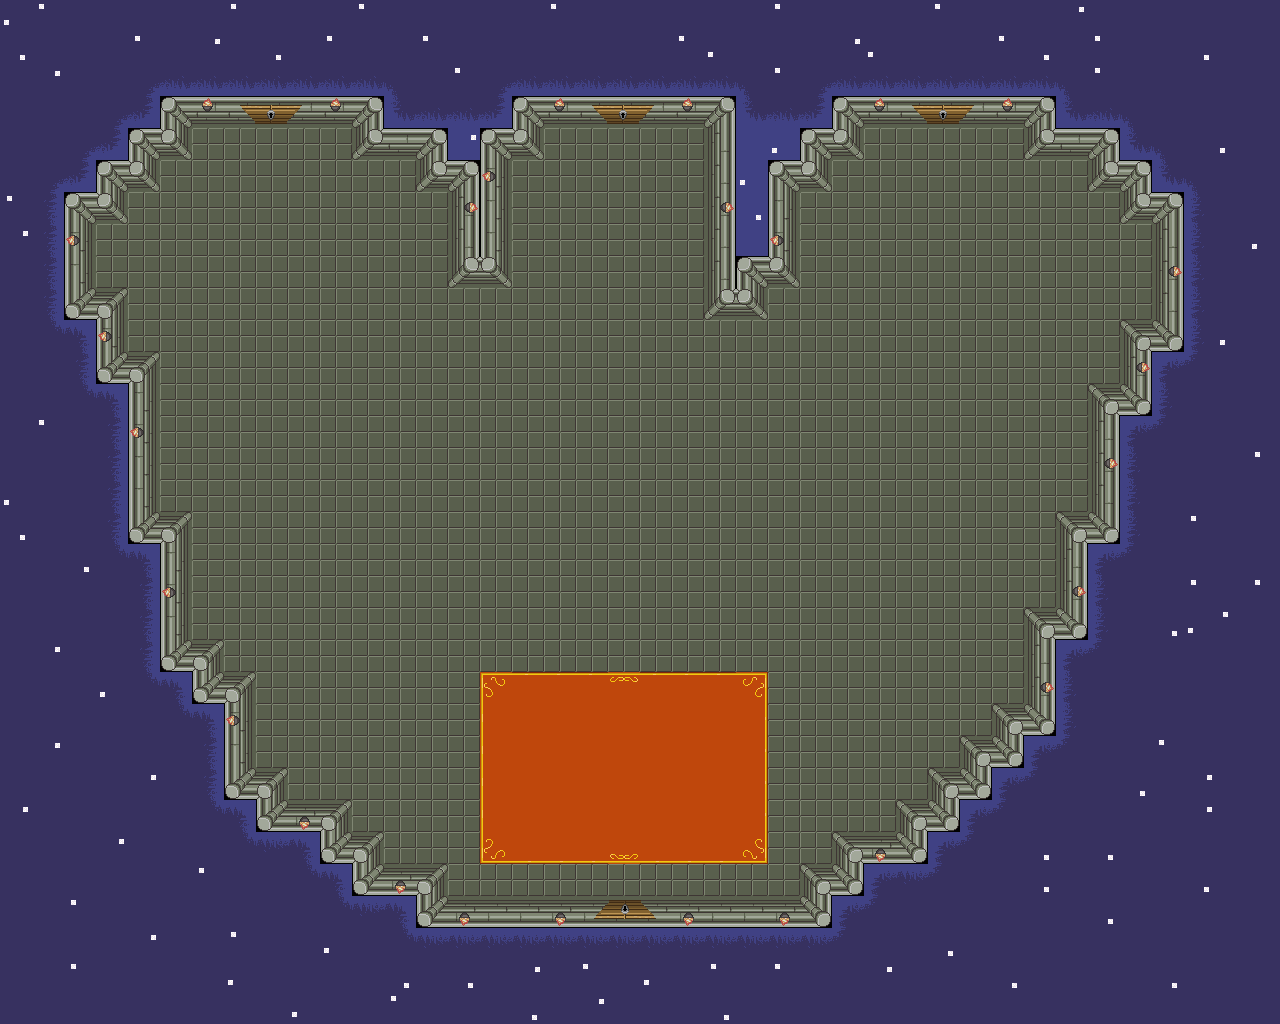

A level layout from a 2D game, rendered from its tile map. Below: a short description, then the map file with tile-grid data replaced by summaries:
An orthogonal 40x32 tile map with 32x32 px tiles, 3 tile layers (Sala_I, Tochas, Porta), 2 tilesets and 48 objects (40x Parede, Porta_II, Porta_III, Porta_IV, Exit, ...).

<map version="1.10" tiledversion="1.10.2" orientation="orthogonal" renderorder="right-down" width="40" height="32" tilewidth="32" tileheight="32" infinite="0" nextlayerid="13" nextobjectid="80">
 <tileset firstgid="1" source="tileset_complet_obj.tsx" />
 <tileset firstgid="82" source="Fundo.tsx" />
 <layer id="1" name="Sala_I" width="40" height="32">
  <data>[1280 cells, 1280 non-empty, 28 distinct tile ids]</data>
 </layer>
 <layer id="12" name="Tochas" width="40" height="32">
  <data>[1280 cells, 27 non-empty, 1 distinct tile ids]</data>
 </layer>
 <layer id="8" name="Porta" width="40" height="32">
  <data>[1280 cells, 12 non-empty, 3 distinct tile ids]</data>
 </layer>
 <objectgroup id="2" name="Paredes">
  <object id="7" name="Parede" type="Parede" x="167.5" y="98.6667" width="208.5" height="28" />
  <object id="9" name="Parede" type="Parede" x="353.333" y="126.333" width="81.6667" height="32.6667" />
  <object id="10" name="Parede" type="Parede" x="415.5" y="133.333" width="34.6667" height="58.1667" />
  <object id="12" type="Parede" x="450.667" y="132" width="57.3333" height="150.667" />
  <object id="13" name="Parede" type="Parede" x="513.333" y="104" width="25.3333" height="52" />
  <object id="15" name="Parede" type="Parede" x="514.333" y="100" width="219" height="28" />
  <object id="20" name="Parede" type="Parede" x="705.333" y="102.667" width="29.3333" height="217.333" />
  <object id="23" name="Parede" type="Parede" x="735" y="254.5" width="32.5" height="65.5" />
  <object id="24" name="Parede" type="Parede" x="768" y="161" width="31" height="126" />
  <object id="25" name="Parede" type="Parede" x="800" y="129" width="31" height="65" />
  <object id="26" name="Parede" type="Parede" x="831.5" y="96.5" width="32" height="63" />
  <object id="28" name="Parede" type="Parede" x="863.5" y="97" width="190.5" height="32" />
  <object id="31" name="Parede" type="Parede" x="1023.5" y="128.5" width="95.5" height="32.5" />
  <object id="33" name="Parede" type="Parede" x="1087.5" y="161.5" width="63.5" height="31.5" />
  <object id="34" name="Parede" type="Parede" x="1118.5" y="194" width="64" height="29.5" />
  <object id="35" name="Parede" type="Parede" x="1151.5" y="223" width="31.5" height="127" />
  <object id="36" name="Parede" type="Parede" x="1120.5" y="319" width="30.5" height="95.5" />
  <object id="37" name="Parede" type="Parede" x="1088" y="385.5" width="31" height="156" />
  <object id="38" name="Parede" type="Parede" x="1056" y="512" width="30.5" height="126" />
  <object id="39" name="Parede" type="Parede" x="1022.5" y="606" width="32" height="128.5" />
  <object id="40" name="Parede" type="Parede" x="992.5" y="703.5" width="30.5" height="63.5" />
  <object id="41" name="Parede" type="Parede" x="958" y="735.5" width="33.5" height="64" />
  <object id="42" name="Parede" type="Parede" x="927" y="767.5" width="32" height="64.5" />
  <object id="43" name="Parede" type="Parede" x="896.5" y="799.5" width="30" height="63" />
  <object id="44" name="Parede" type="Parede" x="832" y="832.5" width="63.5" height="30.5" />
  <object id="45" name="Parede" type="Parede" x="801.5" y="861.5" width="61" height="32.5" />
  <object id="46" name="Parede" type="Parede" x="418.5" y="895.5" width="412" height="30" />
  <object id="48" name="Parede" type="Parede" x="353" y="865" width="95.5" height="29" />
  <object id="49" name="Parede" type="Parede" x="320" y="833" width="62.5" height="30" />
  <object id="50" name="Parede" type="Parede" x="257" y="800.5" width="94.5" height="30.5" />
  <object id="51" name="Parede" type="Parede" x="225" y="769" width="63.5" height="29.5" />
  <object id="52" name="Parede" type="Parede" x="224" y="670.5" width="31" height="100.5" />
  <object id="53" name="Parede" type="Parede" x="191" y="640.5" width="33.5" height="64" />
  <object id="54" name="Parede" type="Parede" x="160" y="513.5" width="31.5" height="156" />
  <object id="55" name="Parede" type="Parede" x="129.5" y="350.5" width="29.5" height="187.5" />
  <object id="56" name="Parede" type="Parede" x="95.5" y="289.5" width="33.5" height="92" />
  <object id="57" name="Parede" type="Parede" x="64" y="193" width="31.5" height="125" />
  <object id="58" name="Parede" type="Parede" x="96.5" y="160" width="31.5" height="60.5" />
  <object id="59" name="Parede" type="Parede" x="129" y="128.5" width="29.5" height="62" />
  <object id="60" name="Parede" type="Parede" x="160.5" y="97.5" width="30" height="61.5" />
 </objectgroup>
 <objectgroup id="11" name="Agir">
  <object id="67" name="Porta 2" type="Porta_II" x="220.667" y="98" width="100" height="62.6667" />
  <object id="68" name="Porta 3" type="Porta_III" x="572.667" y="98.6667" width="100" height="62.6667" />
  <object id="69" name="Porta 4" type="Porta_IV" x="897.333" y="97.3333" width="94.6667" height="64" />
  <object id="70" name="Saída" type="Exit" x="575.333" y="861.833" width="97.3333" height="66" />
  <object id="72" name="Início" type="Nascimento" x="625.5" y="845.5">
   <point />
  </object>
  <object id="76" name="Pedra" type="Inimigo_Pedra" x="202.5" y="201.5" width="129.5" height="96" />
  <object id="77" name="Tesoura" type="Inimigo_Tesoura" x="565.5" y="201" width="116.5" height="98" />
  <object id="78" name="Papel" type="Inimigo_Papel" x="889.5" y="200.5" width="112" height="99.5" />
 </objectgroup>
</map>